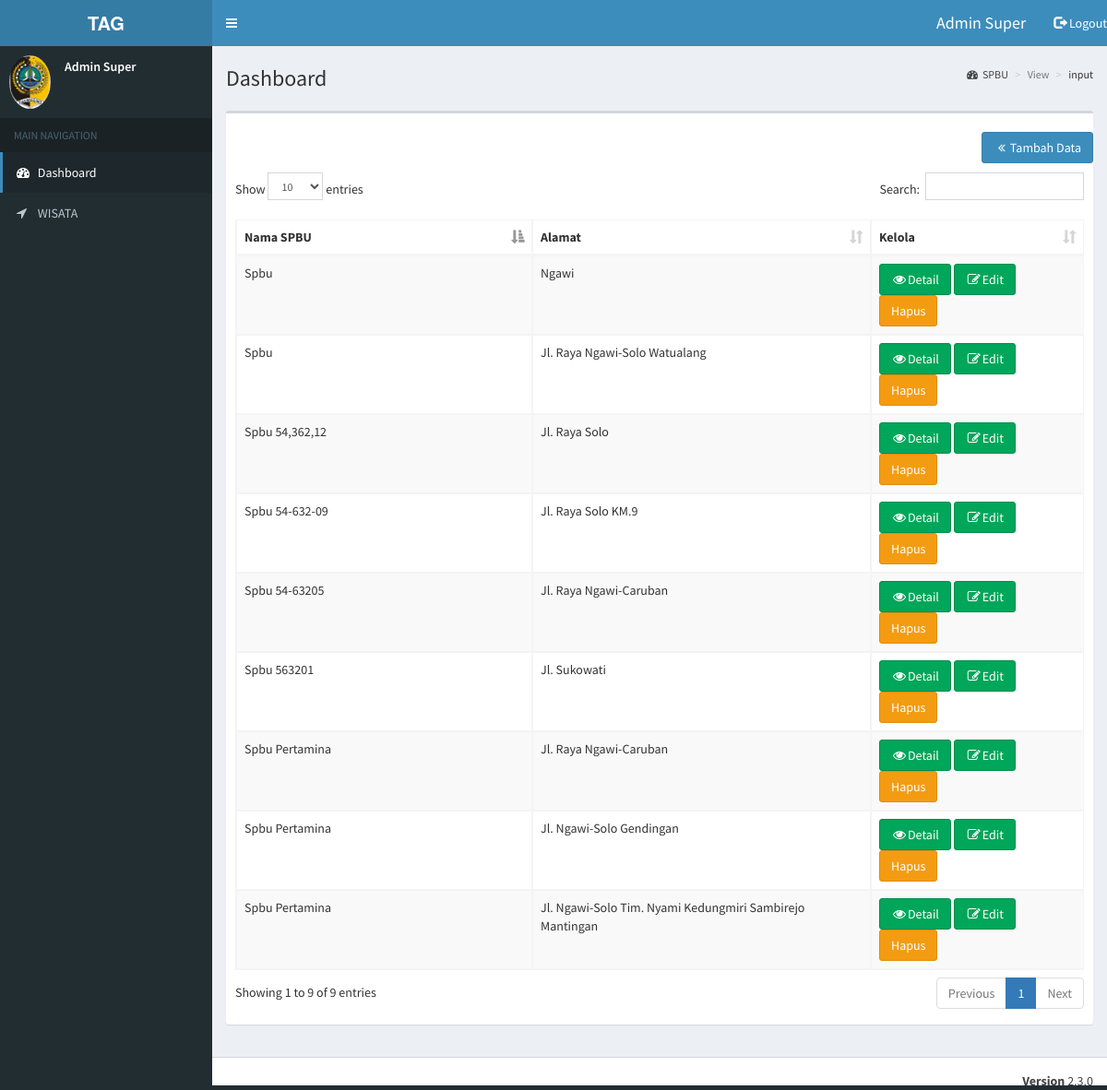
Page /media.php?page=spbu (signed in) on the committed database.
### tables this page shows
CREATE TABLE IF NOT EXISTS `tb_spbu` (
  `id_spbu` int(11) NOT NULL,
  `nama` varchar(100) NOT NULL,
  `alamat` varchar(255) DEFAULT NULL,
  `image` varchar(255) DEFAULT NULL,
  `langitude` float NOT NULL,
  `latitude` float NOT NULL
);

### public_html/modul/spbu/spbu_view.php (the view, shortened to what this page needs)
<section class="content-header">
 <h1>
            Dashboard
          </h1>
          <ol class="breadcrumb">
            <li><a href="#"><i class="fa fa-dashboard"></i>SPBU</a></li>
            <li class="active">View</li>
            <li>input</li>
          </ol>
        </section>
        <section class="content">
<div class="box">
                <div class="box-header">
                </div>
                 <div align="right">
                    <a href="?page=spbu_tambah" type="button" class="btn btn-round btn-primary"><i class="fa fa-angle-double-left fa-fw"></i>Tambah Data</a>
                    </div>
                <div class="box-body">
                  <table id="example1" class="table table-bordered table-striped">
                    <thead>
                      <tr>
                        <th width="35%">Nama SPBU</th>
                        <th width="40%">Alamat</th>
                        <th width="25%">Kelola</th>
                      </tr>
                    </thead>
                    <tbody>
                    <?php
                   $sql=mysql_query("select * from tb_spbu");
                    while($data=mysql_fetch_array($sql)){
                    ?>
                      <tr>
                        <td><?php echo $data['nama']; ?></td>
                        <td><?php echo $data['alamat']; ?></td>
                        <td><a href="?page=detail_spbu&id=<?php echo $data['id_spbu'];?>" class="btn btn-success"><i class="fa fa-eye fa-fw"></i>Detail</a>
                        <a href="?page=spbu_tambah&mode=edit&id=<?php echo $data['id_spbu'];?>" class="btn btn-success"><i class="fa fa-edit fa-fw"></i>Edit</a>
                        <a class="btn btn-warning" data-toggle="modal" href="#myModal2">Hapus</a>
                        </td>
                      </tr>
                     <?php
                    }
                    ?>
                    </tbody>
                  </table>
                </div>
              </div>

### rows in the picture
tb_spbu: nama "Spbu Pertamina", alamat "Jl. Raya Ngawi-Caruban"
tb_spbu: nama "Spbu 563201", alamat "Jl. Sukowati"
tb_spbu: nama "Spbu 54-63205", alamat "Jl. Raya Ngawi-Caruban"
tb_spbu: nama "Spbu", alamat "Ngawi"
tb_spbu: nama "Spbu", alamat "Jl. Raya Ngawi-Solo Watualang"
tb_spbu: nama "Spbu 54,362,12", alamat "Jl. Raya Solo"
tb_spbu: nama "Spbu 54-632-09", alamat "Jl. Raya Solo KM.9"
tb_spbu: nama "Spbu Pertamina", alamat "Jl. Ngawi-Solo Gendingan"
tb_spbu: nama "Spbu Pertamina", alamat "Jl. Ngawi-Solo Tim. Nyami Kedungmiri Sambirejo Mantingan"

### other values in the picture
$nama "Admin Super"
